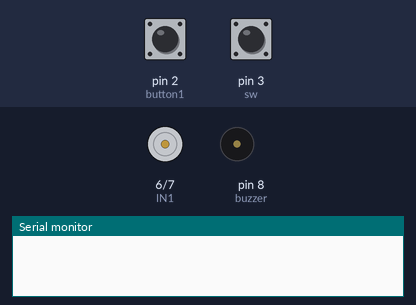
Recording of a sketch running on a simulated Arduino Uno, built with avr-gcc and run on an emulated ATmega328P. Parts: motor-driver pin pairs drawn as motors (green arrow = first pin HIGH = forward, orange = second pin HIGH = backward, longer = more drive), buzzer (waves = sounding), the last lines printed to the serial monitor. Inputs (shaded band) come from the test bench; at power-on: pin 2 (button1) HIGH, pin 3 (sw) HIGH.

Above: at 1.2 s.
1.3 s: pin 2 (button1) pulled LOW for 0.15 s
At 3.9 s:
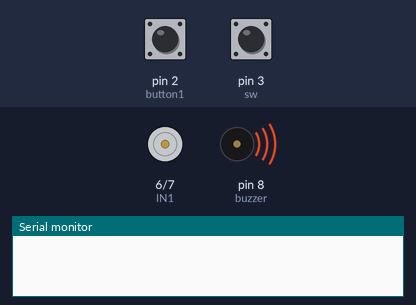
4.4 s: pin 3 (sw) pulled LOW for 0.15 s
At 6.5 s:
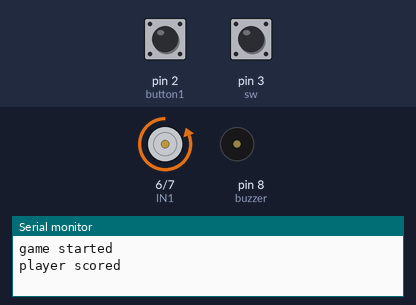
Timing chart, 0 to 35.8 s (numbered marks = the images above; inputs shaded):
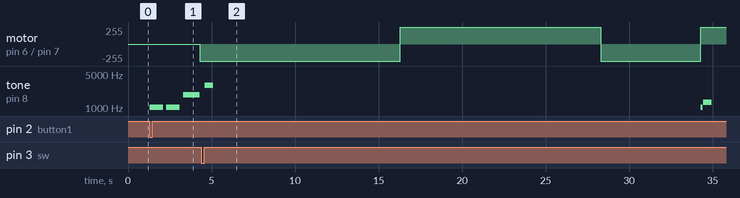

Measured:
- after the input at 1.3 s, motor on pin 6 (IN1) / pin 7 (IN2): stopped → backward 255/255 after 3.0 s; tone on pin 8 (buzzer): plays 1047 Hz for 0.80 s, 1047 Hz for 0.80 s, 1865 Hz for 1.0 s, starting at once

The sketch:

main.ino
```cpp
#include "pitches.h"
//#define buzzer 8

//const int button = 10;
const int button1 = 2;
const int IN1 = 6;
const int IN2 = 7;
const int buzzer = 8;
const int sw = 3; // limit switch

int score = 0;
volatile bool hit = false;
volatile long score_time = 0;

void setup() {
  Serial.begin(9600);
  pinMode(IN1, OUTPUT);
  pinMode(IN2, OUTPUT);
  pinMode(buzzer, OUTPUT);
  pinMode(button1, INPUT_PULLUP);
  pinMode(sw, INPUT_PULLUP);
  attachInterrupt(digitalPinToInterrupt(sw), hitTriggered, FALLING);
}

void loop() {
  bool button_state = digitalRead(button1);

  if (button_state == LOW) {
    tone(buzzer, 1047);
    delay(800);
    noTone(buzzer);
    delay(200);
    tone(buzzer, 1047);
    delay(800);
    noTone(buzzer);
    delay(200);
    tone(buzzer, 1865);
    delay(1000);
    noTone(buzzer);

    Serial.println("game started");
    hit = false;
    shoot_mode();
    Serial.println("game ended");
  }
}

void shoot_mode() {
  digitalWrite(IN1, LOW); // Extend
  digitalWrite(IN2, HIGH);

  unsigned long program_time = millis();
  unsigned long  prev_time = millis();
  unsigned long  music_time = millis();
  int mode = 1;

  while (millis() - program_time < 30000) { // DURATION OF A ROUND

    if (millis() - prev_time > 12000) { // DURATION BEFORE ACTUATOR CYCLES
      if (mode < 0) {
        digitalWrite(IN1, LOW); // Extend
        digitalWrite(IN2, HIGH);
      } else {
        digitalWrite(IN1, HIGH); // Retract
        digitalWrite(IN2, LOW);

      } prev_time = millis();
      mode = -mode;
    }

    // SENSOR CODE
    if (hit) {
      if (millis() - score_time > 200) {
        score += 1;
        Serial.println("player scored");
        hit = false;
        tone(buzzer, 2960);
        music_time = millis();
      }
    }

    if (millis() - music_time > 500) { // DURATION OF SOUND
      noTone(buzzer);
    }
    //    Serial.println(score);

  }


  digitalWrite(IN1, HIGH); // Retract
  digitalWrite(IN2, LOW);

  tone(buzzer, 1047);
  delay(100);
  noTone(buzzer);
  delay(50);
  tone(buzzer, 1319);
  delay(500);
  noTone(buzzer);
  return;
}

void extend(int x) {
  digitalWrite(IN1, LOW);
  digitalWrite(IN2, HIGH);
  delay(x);
  digitalWrite(IN1, LOW);
  digitalWrite(IN2, LOW);
}

void retract(int x) {
  digitalWrite(IN1, HIGH);
  digitalWrite(IN2, LOW);
  delay(x);
  digitalWrite(IN1, LOW);
  digitalWrite(IN2, LOW);
}

// ISR
void hitTriggered() {
  hit = true;
  score_time = millis();
}
```
